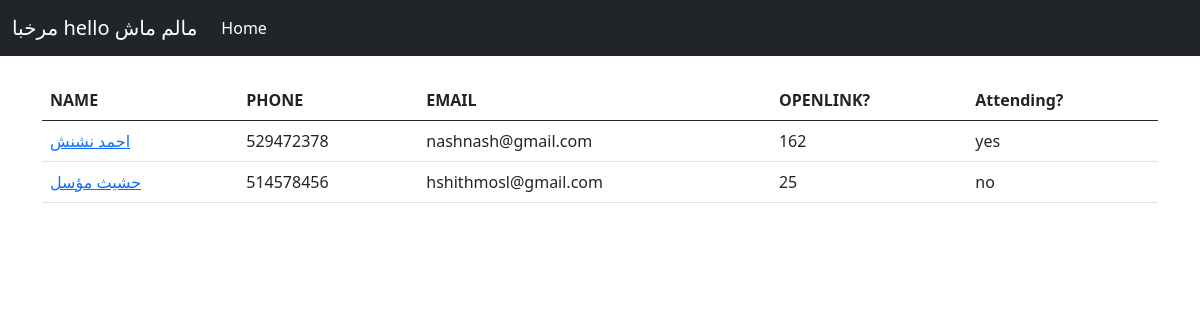
Screenshot of /php/guestlist.php?id=malmmash123 with the database file from the repository.
### tables this page shows
CREATE TABLE `clientlist` (
  `id` int(128) NOT NULL,
  `fullname` varchar(255) NOT NULL,
  `email` varchar(255) NOT NULL,
  `phone` int(128) NOT NULL,
  `weddingdate` datetime NOT NULL,
  `slug` varchar(255) NOT NULL,
  `invitetxt` longtext NOT NULL,
  `inviteimg` longblob DEFAULT NULL
);

CREATE TABLE `malmmash123` (
  `fullname` varchar(255) NOT NULL,
  `phone` int(128) NOT NULL,
  `email` varchar(255) NOT NULL,
  `clientslug` varchar(255) NOT NULL,
  `slug` varchar(255) NOT NULL,
  `visitcount` int(128) NOT NULL DEFAULT 0,
  `fullurl` mediumtext NOT NULL,
  `apitxt` mediumtext NOT NULL,
  `attendance` tinyint(1) DEFAULT NULL,
  `msgfromguest` mediumtext DEFAULT NULL
);

### php/guestlist.php (the view, shortened to what this page needs)
<!doctype html>
<html lang="en">
  <head>
    <link href="https://cdn.jsdelivr.net/npm/bootstrap@5.0.2/dist/css/bootstrap.min.css" rel="stylesheet">
  </head>
  <body>
    <nav class="navbar navbar-expand-lg navbar-dark bg-dark">
      <div class="container-fluid">
        <a class="navbar-brand" href="index.php">مرخبا hello  <?php $DB=$_GET['id'];
include "connection.php";
$sqltee = "select * from clientlist WHERE slug='$DB'";
    $resulttee = $conn->query($sqltee);
$row=$resulttee->fetch_assoc();
echo "$row[fullname]" ;
          ?> </a>
        <div class="collapse navbar-collapse" id="navbarNav">
          <ul class="navbar-nav">
            <li class="nav-item">
              <a class="nav-link active" aria-current="page" href="index.php">Home</a>
            </li>
          </ul>
        </div>
      </div>
    </nav>
    <div class="container my-4">
    <table class="table table-sortable">
    <thead>
      <tr>
        <th>NAME</th>
        <th>PHONE</th>
        <th>EMAIL</th>
        <th>OPENLINK?</th>
        <th>Attending?</th>
      </tr>
    </thead>
    <tbody>
    <?php
      if(isset($_GET['id'])){
        include "connection.php";
        $sql = "select * from $DB";
        $result = $conn->query($sql);
        while($row=$result->fetch_assoc()){
          $attendancee=$row["attendance"];
          $printmsg="NULL";
          if($attendancee==1)
          $printmsg="yes";
        else if($attendancee== b'0')
        $printmsg= "no";
          echo "
      <tr>
        <td><a href= 'invitetemplet1.php?guest={$row['slug']}&client={$row['clientslug']}'>$row[fullname]</a></td>
        <td>$row[phone]</td>
        <td>$row[email]</td>
        <td>$row[visitcount]</td>
        <td>$printmsg</td>
      </tr>
      ";
    }
    }
    ?>
    </tbody>
  </table>
      </div>
  </body>
</html>

### rows the page displays
clientlist: fullname "مالم ماش"
malmmash123: fullname "احمد نشنش", phone "529472378", email "nashnash@gmail.com", visitcount "162", attendance "yes"
malmmash123: fullname "حشيث مؤسل", phone "514578456", email "hshithmosl@gmail.com", visitcount "25", attendance "no"
